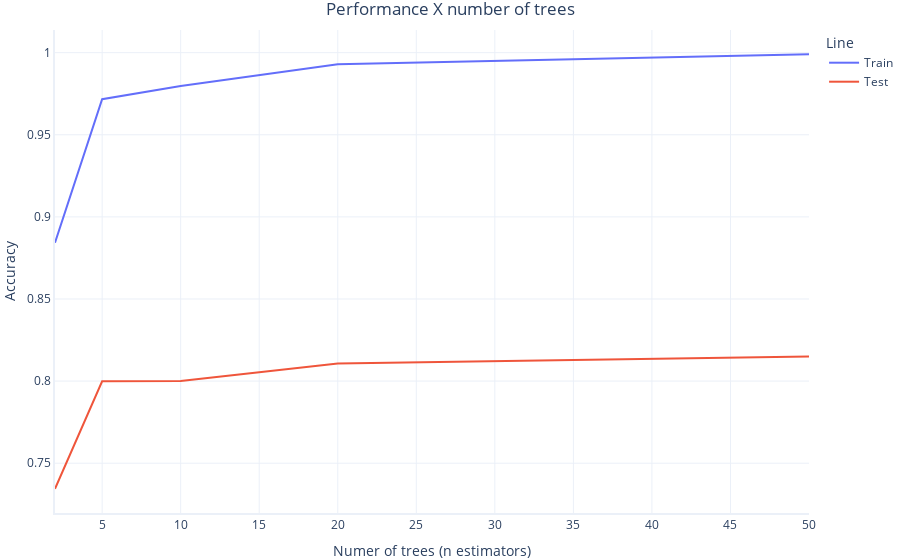
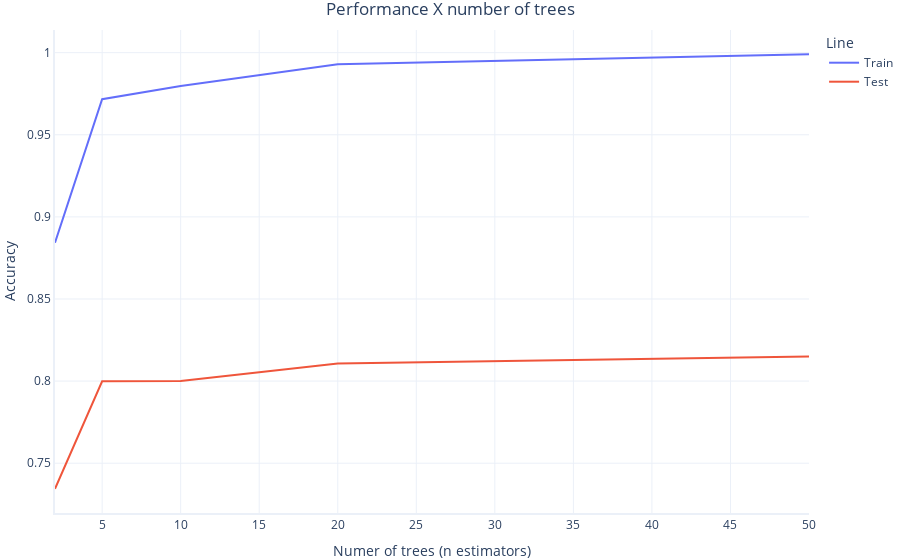

The notebook cell these images were saved under, in order:
### Markdown cell above
Our two-tree forest has done more poorly than the single tree on the test set, though has done a better job on the train set. 

To some extent this should be expected. Random forests usually work with many more trees. Simply having two allowed it to overfit the training data much better than the original decision tree.

## Altering the number of trees

Let's then build several forest models, each with a different number of trees, and see how they perform:

### Code cell
import graphing

# n_estimators states how many trees to put in the model
# We will make one model for every entry in this list
# and see how well each model performs 
n_estimators = [2, 5, 10, 20, 50]

# Train our models and report their performance
train_accuracies = []
test_accuracies = []

for n_estimator in n_estimators:
    print("Preparing a model with", n_estimator, "trees...")

    # Prepare the model 
    rf = RandomForestClassifier(n_estimators=n_estimator, 
                                random_state=2, 
                                verbose=False)
    
    # Train and test the result
    train_accuracy, test_accuracy = fit_and_test_model(rf)

    # Save the results
    test_accuracies.append(test_accuracy)
    train_accuracies.append(train_accuracy)


# Plot results
graphing.line_2D(dict(Train=train_accuracies, Test=test_accuracies), 
                    n_estimators,
                    label_x="Numer of trees (n_estimators)",
                    label_y="Accuracy",
                    title="Performance X number of trees", show=True)

### Figure 1 — Plotly figure (JSON) as saved in the notebook; plotly's stock layout.template omitted (floating-point values rounded to 4 significant figures)
{"data": [{"hovertemplate": "Line=Train<br>Numer of trees (n estimators)=%{x}<br>Accuracy=%{y}<extra></extra>", "legendgroup": "Train", "marker": {"color": "#636efa", "symbol": "circle", "size": 20}, "mode": "lines", "name": "Train", "orientation": "v", "showlegend": true, "x": [2, 5, 10, 20, 50], "xaxis": "x", "y": [0.8843, 0.9717, 0.9797, 0.9929, 0.9991], "yaxis": "y", "type": "scatter"}, {"hovertemplate": "Line=Test<br>Numer of trees (n estimators)=%{x}<br>Accuracy=%{y}<extra></extra>", "legendgroup": "Test", "marker": {"color": "#EF553B", "symbol": "circle", "size": 20}, "mode": "lines", "name": "Test", "orientation": "v", "showlegend": true, "x": [2, 5, 10, 20, 50], "xaxis": "x", "y": [0.7344, 0.7999, 0.8, 0.8108, 0.815], "yaxis": "y", "type": "scatter"}], "layout": {"xaxis": {"anchor": "y", "domain": [0, 1], "title": {"text": "Numer of trees (n estimators)"}, "range": [2, 50]}, "yaxis": {"anchor": "x", "domain": [0, 1], "title": {"text": "Accuracy"}}, "legend": {"title": {"text": "Line"}, "tracegroupgap": 0}, "title": {"text": "Performance X number of trees"}}}

### Figure 2 — Plotly figure (JSON) as saved in the notebook; plotly's stock layout.template omitted (floating-point values rounded to 4 significant figures)
{"data": [{"hovertemplate": "Line=Train<br>Numer of trees (n estimators)=%{x}<br>Accuracy=%{y}<extra></extra>", "legendgroup": "Train", "marker": {"color": "#636efa", "symbol": "circle", "size": 20}, "mode": "lines", "name": "Train", "orientation": "v", "showlegend": true, "x": [2, 5, 10, 20, 50], "xaxis": "x", "y": [0.8843, 0.9717, 0.9797, 0.9929, 0.9991], "yaxis": "y", "type": "scatter"}, {"hovertemplate": "Line=Test<br>Numer of trees (n estimators)=%{x}<br>Accuracy=%{y}<extra></extra>", "legendgroup": "Test", "marker": {"color": "#EF553B", "symbol": "circle", "size": 20}, "mode": "lines", "name": "Test", "orientation": "v", "showlegend": true, "x": [2, 5, 10, 20, 50], "xaxis": "x", "y": [0.7344, 0.7999, 0.8, 0.8108, 0.815], "yaxis": "y", "type": "scatter"}], "layout": {"xaxis": {"anchor": "y", "domain": [0, 1], "title": {"text": "Numer of trees (n estimators)"}, "range": [2, 50]}, "yaxis": {"anchor": "x", "domain": [0, 1], "title": {"text": "Accuracy"}}, "legend": {"title": {"text": "Line"}, "tracegroupgap": 0}, "title": {"text": "Performance X number of trees"}}}
